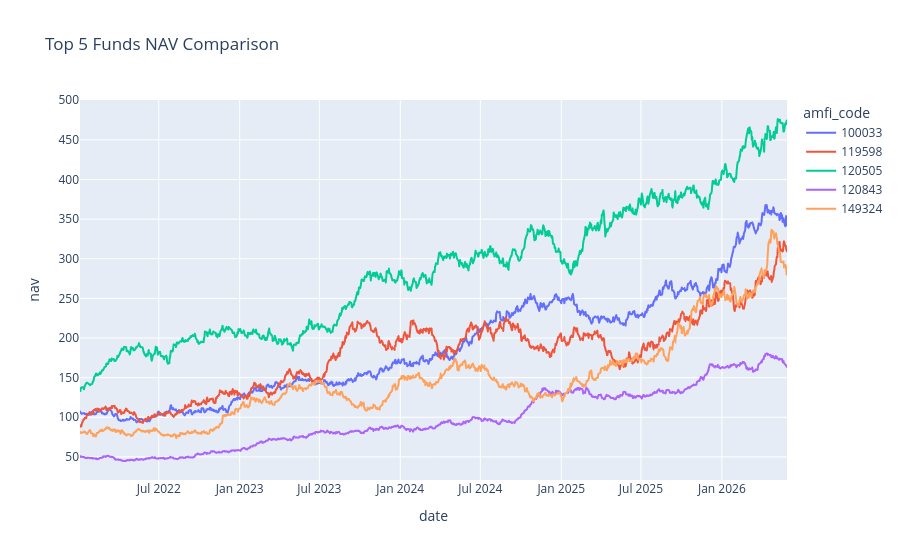

Write notebook code for a chart like this one.
### Code cell
fig = px.line(
    top5_nav,
    x="date",
    y="nav",
    color="amfi_code",
    title="Top 5 Funds NAV Comparison"
)

fig.show()

### Figure 1 — Plotly figure (JSON) as saved in the notebook; plotly's stock layout.template omitted (floating-point values rounded to 4 significant figures; data arrays with more than 128 entries replaced by an {"elided": "..."} marker saying what was removed)
{"data": [{"hovertemplate": "amfi_code=100033<br>date=%{x}<br>nav=%{y}<extra></extra>", "legendgroup": "100033", "line": {"color": "#636efa", "dash": "solid"}, "marker": {"symbol": "circle"}, "mode": "lines", "name": "100033", "showlegend": true, "type": "scattergl", "x": {"elided": "1150 str values"}, "xaxis": "x", "y": {"elided": "1150 float values"}, "yaxis": "y"}, {"hovertemplate": "amfi_code=119598<br>date=%{x}<br>nav=%{y}<extra></extra>", "legendgroup": "119598", "line": {"color": "#EF553B", "dash": "solid"}, "marker": {"symbol": "circle"}, "mode": "lines", "name": "119598", "showlegend": true, "type": "scattergl", "x": {"elided": "1150 str values"}, "xaxis": "x", "y": {"elided": "1150 float values"}, "yaxis": "y"}, {"hovertemplate": "amfi_code=120505<br>date=%{x}<br>nav=%{y}<extra></extra>", "legendgroup": "120505", "line": {"color": "#00cc96", "dash": "solid"}, "marker": {"symbol": "circle"}, "mode": "lines", "name": "120505", "showlegend": true, "type": "scattergl", "x": {"elided": "1150 str values"}, "xaxis": "x", "y": {"elided": "1150 float values"}, "yaxis": "y"}, {"hovertemplate": "amfi_code=120843<br>date=%{x}<br>nav=%{y}<extra></extra>", "legendgroup": "120843", "line": {"color": "#ab63fa", "dash": "solid"}, "marker": {"symbol": "circle"}, "mode": "lines", "name": "120843", "showlegend": true, "type": "scattergl", "x": {"elided": "1150 str values"}, "xaxis": "x", "y": {"elided": "1150 float values"}, "yaxis": "y"}, {"hovertemplate": "amfi_code=149324<br>date=%{x}<br>nav=%{y}<extra></extra>", "legendgroup": "149324", "line": {"color": "#FFA15A", "dash": "solid"}, "marker": {"symbol": "circle"}, "mode": "lines", "name": "149324", "showlegend": true, "type": "scattergl", "x": {"elided": "1150 str values"}, "xaxis": "x", "y": {"elided": "1150 float values"}, "yaxis": "y"}], "layout": {"legend": {"title": {"text": "amfi_code"}, "tracegroupgap": 0}, "title": {"text": "Top 5 Funds NAV Comparison"}, "xaxis": {"anchor": "y", "domain": [0, 1], "title": {"text": "date"}}, "yaxis": {"anchor": "x", "domain": [0, 1], "title": {"text": "nav"}}}}
